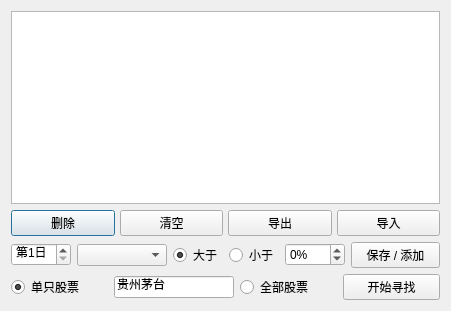
<?xml version="1.0" encoding="UTF-8"?>
<ui version="4.0">
 <class>FiveDayShapeFinder</class>
 <widget class="QDialog" name="FiveDayShapeFinder">
  <property name="geometry">
   <rect>
    <x>0</x>
    <y>0</y>
    <width>451</width>
    <height>311</height>
   </rect>
  </property>
  <property name="windowTitle">
   <string>五日图形选股</string>
  </property>
  <layout class="QVBoxLayout" name="verticalLayout">
   <item>
    <widget class="QListWidget" name="lstCriteriaItems"/>
   </item>
   <item>
    <layout class="QHBoxLayout" name="horizontalLayout_11">
     <property name="spacing">
      <number>5</number>
     </property>
     <item>
      <widget class="QPushButton" name="btnRemoveCriteria">
       <property name="text">
        <string>删除</string>
       </property>
      </widget>
     </item>
     <item>
      <widget class="QPushButton" name="btnResetCriteria">
       <property name="text">
        <string>清空</string>
       </property>
      </widget>
     </item>
     <item>
      <widget class="QPushButton" name="btnExportConfig">
       <property name="font">
        <font>
         <family>Helvetica</family>
         <pointsize>9</pointsize>
        </font>
       </property>
       <property name="text">
        <string>导出</string>
       </property>
      </widget>
     </item>
     <item>
      <widget class="QPushButton" name="btnImportConfig">
       <property name="font">
        <font>
         <family>Helvetica</family>
         <pointsize>9</pointsize>
        </font>
       </property>
       <property name="text">
        <string>导入</string>
       </property>
      </widget>
     </item>
    </layout>
   </item>
   <item>
    <layout class="QHBoxLayout" name="horizontalLayout">
     <item>
      <widget class="QSpinBox" name="spbDayIndex">
       <property name="maximumSize">
        <size>
         <width>60</width>
         <height>16777215</height>
        </size>
       </property>
       <property name="font">
        <font>
         <family>Helvetica</family>
         <pointsize>9</pointsize>
        </font>
       </property>
       <property name="suffix">
        <string>日</string>
       </property>
       <property name="prefix">
        <string>第</string>
       </property>
       <property name="minimum">
        <number>1</number>
       </property>
       <property name="maximum">
        <number>5</number>
       </property>
       <property name="value">
        <number>1</number>
       </property>
      </widget>
     </item>
     <item>
      <widget class="QComboBox" name="cbbQueryField">
       <property name="font">
        <font>
         <family>Helvetica</family>
         <pointsize>9</pointsize>
        </font>
       </property>
      </widget>
     </item>
     <item>
      <widget class="QRadioButton" name="rbnGreaterThan">
       <property name="maximumSize">
        <size>
         <width>50</width>
         <height>16777215</height>
        </size>
       </property>
       <property name="text">
        <string>大于</string>
       </property>
       <property name="checked">
        <bool>true</bool>
       </property>
       <property name="autoExclusive">
        <bool>true</bool>
       </property>
       <attribute name="buttonGroup">
        <string notr="true">grpOperators</string>
       </attribute>
      </widget>
     </item>
     <item>
      <widget class="QRadioButton" name="rbnLessThan">
       <property name="maximumSize">
        <size>
         <width>50</width>
         <height>16777215</height>
        </size>
       </property>
       <property name="text">
        <string>小于</string>
       </property>
       <property name="checked">
        <bool>false</bool>
       </property>
       <attribute name="buttonGroup">
        <string notr="true">grpOperators</string>
       </attribute>
      </widget>
     </item>
     <item>
      <widget class="QSpinBox" name="spbCriteriaValue">
       <property name="maximumSize">
        <size>
         <width>60</width>
         <height>16777215</height>
        </size>
       </property>
       <property name="font">
        <font>
         <family>Helvetica</family>
         <pointsize>9</pointsize>
        </font>
       </property>
       <property name="suffix">
        <string>%</string>
       </property>
       <property name="prefix">
        <string/>
       </property>
       <property name="minimum">
        <number>-100</number>
       </property>
       <property name="maximum">
        <number>100</number>
       </property>
       <property name="value">
        <number>0</number>
       </property>
       <property name="displayIntegerBase">
        <number>10</number>
       </property>
      </widget>
     </item>
     <item>
      <widget class="QPushButton" name="btnSaveCriteria">
       <property name="text">
        <string>保存 / 添加</string>
       </property>
      </widget>
     </item>
    </layout>
   </item>
   <item>
    <layout class="QHBoxLayout" name="horizontalLayout_21">
     <item>
      <widget class="QRadioButton" name="rbnSingleStock">
       <property name="text">
        <string>单只股票</string>
       </property>
       <property name="checked">
        <bool>true</bool>
       </property>
       <attribute name="buttonGroup">
        <string notr="true">grpSearchMode</string>
       </attribute>
      </widget>
     </item>
     <item>
      <widget class="QLineEdit" name="iptStockCode">
       <property name="maximumSize">
        <size>
         <width>120</width>
         <height>16777215</height>
        </size>
       </property>
       <property name="font">
        <font>
         <family>Helvetica</family>
         <pointsize>9</pointsize>
        </font>
       </property>
       <property name="text">
        <string>贵州茅台</string>
       </property>
       <property name="maxLength">
        <number>6</number>
       </property>
      </widget>
     </item>
     <item>
      <widget class="QRadioButton" name="rbnAllStocks">
       <property name="text">
        <string>全部股票</string>
       </property>
       <attribute name="buttonGroup">
        <string notr="true">grpSearchMode</string>
       </attribute>
      </widget>
     </item>
     <item>
      <widget class="QPushButton" name="btnStartSearching">
       <property name="font">
        <font>
         <family>Helvetica</family>
         <pointsize>9</pointsize>
        </font>
       </property>
       <property name="text">
        <string>开始寻找</string>
       </property>
      </widget>
     </item>
    </layout>
   </item>
  </layout>
 </widget>
 <resources/>
 <connections>
  <connection>
   <sender>rbnSingleStock</sender>
   <signal>toggled(bool)</signal>
   <receiver>iptStockCode</receiver>
   <slot>setEnabled(bool)</slot>
   <hints>
    <hint type="sourcelabel">
     <x>82</x>
     <y>281</y>
    </hint>
    <hint type="destinationlabel">
     <x>143</x>
     <y>280</y>
    </hint>
   </hints>
  </connection>
  <connection>
   <sender>btnRemoveCriteria</sender>
   <signal>clicked()</signal>
   <receiver>FiveDayShapeFinder</receiver>
   <slot>remove_criteria()</slot>
   <hints>
    <hint type="sourcelabel">
     <x>64</x>
     <y>219</y>
    </hint>
    <hint type="destinationlabel">
     <x>151</x>
     <y>206</y>
    </hint>
   </hints>
  </connection>
  <connection>
   <sender>btnResetCriteria</sender>
   <signal>clicked()</signal>
   <receiver>FiveDayShapeFinder</receiver>
   <slot>clear_criterias()</slot>
   <hints>
    <hint type="sourcelabel">
     <x>167</x>
     <y>217</y>
    </hint>
    <hint type="destinationlabel">
     <x>305</x>
     <y>207</y>
    </hint>
   </hints>
  </connection>
  <connection>
   <sender>btnExportConfig</sender>
   <signal>clicked()</signal>
   <receiver>FiveDayShapeFinder</receiver>
   <slot>export_config()</slot>
   <hints>
    <hint type="sourcelabel">
     <x>291</x>
     <y>217</y>
    </hint>
    <hint type="destinationlabel">
     <x>398</x>
     <y>205</y>
    </hint>
   </hints>
  </connection>
  <connection>
   <sender>btnImportConfig</sender>
   <signal>clicked()</signal>
   <receiver>FiveDayShapeFinder</receiver>
   <slot>import_config()</slot>
   <hints>
    <hint type="sourcelabel">
     <x>390</x>
     <y>217</y>
    </hint>
    <hint type="destinationlabel">
     <x>450</x>
     <y>217</y>
    </hint>
   </hints>
  </connection>
  <connection>
   <sender>btnSaveCriteria</sender>
   <signal>clicked()</signal>
   <receiver>FiveDayShapeFinder</receiver>
   <slot>save_criteria()</slot>
   <hints>
    <hint type="sourcelabel">
     <x>431</x>
     <y>250</y>
    </hint>
    <hint type="destinationlabel">
     <x>450</x>
     <y>253</y>
    </hint>
   </hints>
  </connection>
  <connection>
   <sender>btnStartSearching</sender>
   <signal>clicked()</signal>
   <receiver>FiveDayShapeFinder</receiver>
   <slot>start_searching()</slot>
   <hints>
    <hint type="sourcelabel">
     <x>388</x>
     <y>280</y>
    </hint>
    <hint type="destinationlabel">
     <x>369</x>
     <y>294</y>
    </hint>
   </hints>
  </connection>
  <connection>
   <sender>lstCriteriaItems</sender>
   <signal>itemDoubleClicked(QListWidgetItem*)</signal>
   <receiver>FiveDayShapeFinder</receiver>
   <slot>edit_criteria()</slot>
   <hints>
    <hint type="sourcelabel">
     <x>21</x>
     <y>161</y>
    </hint>
    <hint type="destinationlabel">
     <x>7</x>
     <y>164</y>
    </hint>
   </hints>
  </connection>
  <connection>
   <sender>lstCriteriaItems</sender>
   <signal>itemSelectionChanged()</signal>
   <receiver>FiveDayShapeFinder</receiver>
   <slot>select_criteria()</slot>
   <hints>
    <hint type="sourcelabel">
     <x>37</x>
     <y>45</y>
    </hint>
    <hint type="destinationlabel">
     <x>1</x>
     <y>48</y>
    </hint>
   </hints>
  </connection>
 </connections>
 <slots>
  <slot>add_criteria()</slot>
  <slot>remove_criteria()</slot>
  <slot>edit_criteria()</slot>
  <slot>clear_criterias()</slot>
  <slot>export_config()</slot>
  <slot>import_config()</slot>
  <slot>save_criteria()</slot>
  <slot>start_searching()</slot>
  <slot>select_criteria()</slot>
 </slots>
 <buttongroups>
  <buttongroup name="grpSearchMode"/>
  <buttongroup name="grpOperators"/>
 </buttongroups>
</ui>
